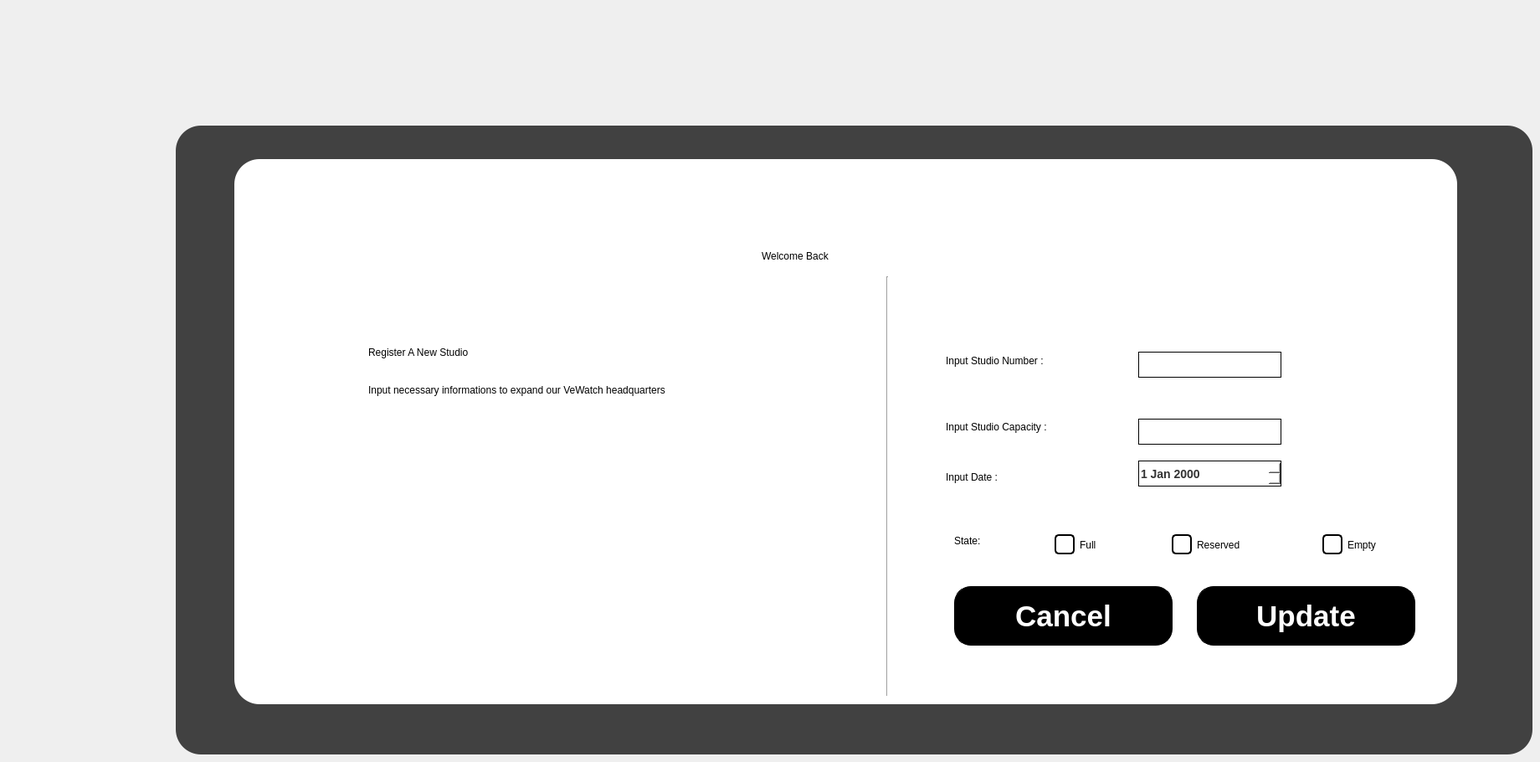
   <widget class="QWidget" name="modifyreservation">
    <widget class="QLabel" name="label_46A_6">
     <property name="geometry">
      <rect>
       <x>280</x>
       <y>190</y>
       <width>1461</width>
       <height>651</height>
      </rect>
     </property>
     <property name="styleSheet">
      <string notr="true">background:white;
border-radius:30px;</string>
     </property>
     <property name="text">
      <string/>
     </property>
    </widget>
    <widget class="QLabel" name="label_46A_7">
     <property name="geometry">
      <rect>
       <x>210</x>
       <y>150</y>
       <width>1621</width>
       <height>751</height>
      </rect>
     </property>
     <property name="styleSheet">
      <string notr="true">background-color: rgb(65, 65, 65);
border-radius:30px;</string>
     </property>
     <property name="text">
      <string/>
     </property>
    </widget>
    <widget class="QLabel" name="label_43A_2">
     <property name="geometry">
      <rect>
       <x>910</x>
       <y>280</y>
       <width>271</width>
       <height>51</height>
      </rect>
     </property>
     <property name="styleSheet">
      <string notr="true">background:none;
color: rgb(0, 0, 0);
font: 75 30pt &quot;MS Shell Dlg 2&quot;;</string>
     </property>
     <property name="text">
      <string>Welcome Back</string>
     </property>
    </widget>
    <widget class="QLabel" name="label_44A_5">
     <property name="geometry">
      <rect>
       <x>440</x>
       <y>380</y>
       <width>481</width>
       <height>81</height>
      </rect>
     </property>
     <property name="styleSheet">
      <string notr="true">background:none;
font: 75 36pt &quot;MS Shell Dlg 2&quot;;
color: rgb(0, 0, 0);
</string>
     </property>
     <property name="text">
      <string>Register A New Studio</string>
     </property>
    </widget>
    <widget class="QGroupBox" name="groupBox_5A_5">
     <property name="geometry">
      <rect>
       <x>1110</x>
       <y>360</y>
       <width>621</width>
       <height>451</height>
      </rect>
     </property>
     <property name="styleSheet">
      <string notr="true">background-color:white;
border-radius:30px;
</string>
     </property>
     <property name="title">
      <string/>
     </property>
     <widget class="QLabel" name="label_41A_6">
      <property name="geometry">
       <rect>
        <x>20</x>
        <y>50</y>
        <width>211</width>
        <height>41</height>
       </rect>
      </property>
      <property name="styleSheet">
       <string notr="true">color: rgb(0, 0, 0);
font: 75 16pt &quot;MS Shell Dlg 2&quot;;</string>
      </property>
      <property name="text">
       <string>Input Studio Number :</string>
      </property>
     </widget>
     <widget class="QLineEdit" name="lineEdit_3A_11">
      <property name="geometry">
       <rect>
        <x>250</x>
        <y>140</y>
        <width>171</width>
        <height>31</height>
       </rect>
      </property>
      <property name="styleSheet">
       <string notr="true"> color: #333333; /* Text color */
    font-size: 14px; /* Font size */
    font-weight: bold; /* Font weight */
    border: 1px solid black;</string>
      </property>
     </widget>
     <widget class="QLabel" name="label_48A_8">
      <property name="geometry">
       <rect>
        <x>20</x>
        <y>140</y>
        <width>221</width>
        <height>20</height>
       </rect>
      </property>
      <property name="styleSheet">
       <string notr="true">color: rgb(0, 0, 0);
font: 75 16pt &quot;MS Shell Dlg 2&quot;;</string>
      </property>
      <property name="text">
       <string>Input Studio Capacity :</string>
      </property>
     </widget>
     <widget class="QPushButton" name="pushButton_14A_9">
      <property name="geometry">
       <rect>
        <x>320</x>
        <y>340</y>
        <width>261</width>
        <height>71</height>
       </rect>
      </property>
      <property name="styleSheet">
       <string notr="true">#pushButton_14A_9{
    font-family: &quot;Ms Shell Dlg&quot;;
    font-size: 35px; 
    font-weight: bold; 
    background-color: black;
    color: white;
    border: 1px solid black;
    border-radius: 20px;
}

#pushButton_14A_9:hover {
    background-color: #03224c ;
}

</string>
      </property>
      <property name="text">
       <string>Update</string>
      </property>
     </widget>
     <widget class="QLineEdit" name="lineEdit_3A_14">
      <property name="geometry">
       <rect>
        <x>250</x>
        <y>60</y>
        <width>171</width>
        <height>31</height>
       </rect>
      </property>
      <property name="styleSheet">
       <string notr="true"> color: #333333; /* Text color */
    font-size: 14px; /* Font size */
    font-weight: bold; /* Font weight */
    border: 1px solid black;</string>
      </property>
     </widget>
     <widget class="QLabel" name="label_48A_9">
      <property name="geometry">
       <rect>
        <x>20</x>
        <y>200</y>
        <width>221</width>
        <height>20</height>
       </rect>
      </property>
      <property name="styleSheet">
       <string notr="true">color: rgb(0, 0, 0);
font: 75 16pt &quot;MS Shell Dlg 2&quot;;</string>
      </property>
      <property name="text">
       <string>Input Date :</string>
      </property>
     </widget>
     <widget class="QRadioButton" name="full_2">
      <property name="geometry">
       <rect>
        <x>150</x>
        <y>270</y>
        <width>141</width>
        <height>41</height>
       </rect>
      </property>
      <property name="styleSheet">
       <string notr="true">
QRadioButton {
    color: black; 
font: 14pt &quot;MS Shell Dlg 2&quot;;
}


QRadioButton::indicator {
    width: 20px;
    height: 20px;
    background-color: white;
    border: 2px solid black; 
    border-radius: 5px;
}


QRadioButton::indicator:checked {
    background-color: pink; 
    border: 2px solid black; 
}

QRadioButton:hover {
    color: black; 
}
</string>
      </property>
      <property name="text">
       <string>Full</string>
      </property>
     </widget>
     <widget class="QRadioButton" name="reserved_2">
      <property name="geometry">
       <rect>
        <x>290</x>
        <y>270</y>
        <width>141</width>
        <height>41</height>
       </rect>
      </property>
      <property name="styleSheet">
       <string notr="true">
QRadioButton {
    color: black; 
font: 14pt &quot;MS Shell Dlg 2&quot;;
}


QRadioButton::indicator {
    width: 20px;
    height: 20px;
    background-color: white;
    border: 2px solid black; 
    border-radius: 5px;
}


QRadioButton::indicator:checked {
    background-color: pink; 
    border: 2px solid black; 
}

QRadioButton:hover {
    color: black; 
}
</string>
      </property>
      <property name="text">
       <string>Reserved</string>
      </property>
     </widget>
     <widget class="QRadioButton" name="empty_2">
      <property name="geometry">
       <rect>
        <x>470</x>
        <y>270</y>
        <width>141</width>
        <height>41</height>
       </rect>
      </property>
      <property name="styleSheet">
       <string notr="true">
QRadioButton {
    color: black; 
font: 14pt &quot;MS Shell Dlg 2&quot;;
}


QRadioButton::indicator {
    width: 20px;
    height: 20px;
    background-color: white;
    border: 2px solid black; 
    border-radius: 5px;
}


QRadioButton::indicator:checked {
    background-color: pink; 
    border: 2px solid black; 
}

QRadioButton:hover {
    color: black; 
}
</string>
      </property>
      <property name="text">
       <string>Empty</string>
      </property>
     </widget>
     <widget class="QLabel" name="label_48A_10">
      <property name="geometry">
       <rect>
        <x>30</x>
        <y>270</y>
        <width>91</width>
        <height>31</height>
       </rect>
      </property>
      <property name="styleSheet">
       <string notr="true">color: rgb(0, 0, 0);
font: 75 16pt &quot;MS Shell Dlg 2&quot;;</string>
      </property>
      <property name="text">
       <string>State:</string>
      </property>
     </widget>
     <widget class="QPushButton" name="pushButton_14A_11">
      <property name="geometry">
       <rect>
        <x>30</x>
        <y>340</y>
        <width>261</width>
        <height>71</height>
       </rect>
      </property>
      <property name="styleSheet">
       <string notr="true">#pushButton_14A_11{
    font-family: &quot;Ms Shell Dlg&quot;;
    font-size: 35px; 
    font-weight: bold; 
    background-color: black;
    color: white;
    border: 1px solid black;
    border-radius: 20px;
}

#pushButton_14A_11:hover {
    background-color: #03224c ;
}

</string>
      </property>
      <property name="text">
       <string>Cancel</string>
      </property>
     </widget>
     <widget class="QDateEdit" name="dateTimeEdit_4">
      <property name="geometry">
       <rect>
        <x>250</x>
        <y>190</y>
        <width>171</width>
        <height>31</height>
       </rect>
      </property>
      <property name="styleSheet">
       <string notr="true"> color: #333333; /* Text color */
    font-size: 14px; /* Font size */
    font-weight: bold; /* Font weight */
    border: 1px solid black;</string>
      </property>
     </widget>
    </widget>
    <widget class="QLabel" name="label_45A_3">
     <property name="geometry">
      <rect>
       <x>440</x>
       <y>440</y>
       <width>571</width>
       <height>51</height>
      </rect>
     </property>
     <property name="styleSheet">
      <string notr="true">background:none;
font: 75 12pt &quot;MS Shell Dlg 2&quot;;
color: rgb(0, 0, 0);</string>
     </property>
     <property name="text">
      <string>Input necessary informations to expand our VeWatch headquarters</string>
     </property>
    </widget>
    <widget class="Line" name="line_2A_5">
     <property name="geometry">
      <rect>
       <x>1050</x>
       <y>330</y>
       <width>21</width>
       <height>501</height>
      </rect>
     </property>
     <property name="styleSheet">
      <string notr="true">background:none;
color:black;</string>
     </property>
     <property name="orientation">
      <enum>Qt::Vertical</enum>
     </property>
    </widget>
    <zorder>label_46A_7</zorder>
    <zorder>label_46A_6</zorder>
    <zorder>label_43A_2</zorder>
    <zorder>label_44A_5</zorder>
    <zorder>groupBox_5A_5</zorder>
    <zorder>label_45A_3</zorder>
    <zorder>line_2A_5</zorder>
   </widget>
